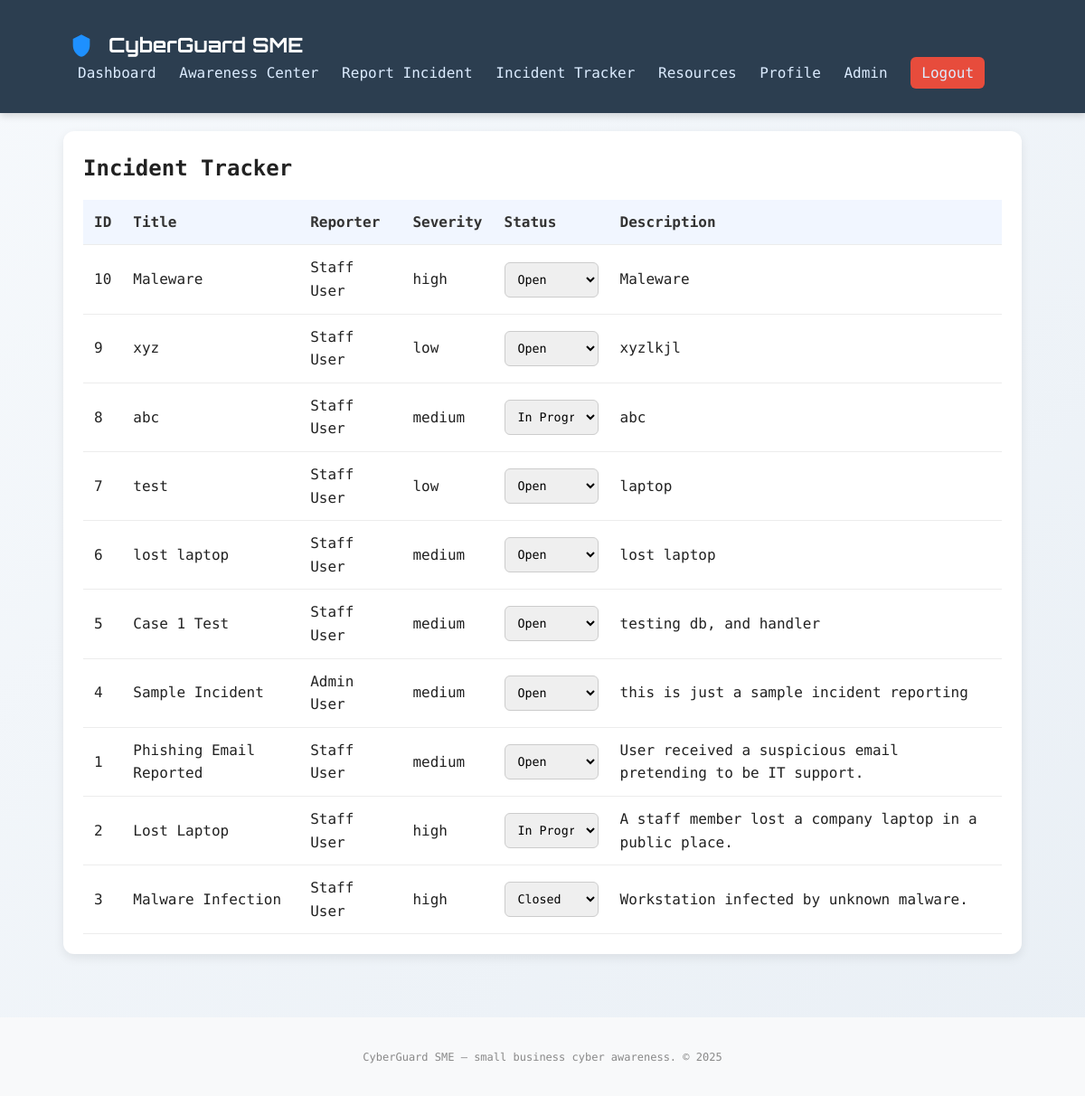
The app's page /cases.php (signed in) with its own data.
### tables this page shows
CREATE TABLE `incidents` (
  `id` int(11) NOT NULL,
  `user_id` int(11) NOT NULL,
  `title` varchar(255) NOT NULL,
  `description` text DEFAULT NULL,
  `severity` enum('low','medium','high') DEFAULT 'low',
  `status` enum('open','in_progress','closed') DEFAULT 'open',
  `created_at` timestamp NULL DEFAULT current_timestamp()
);

CREATE TABLE `users` (
  `id` int(11) NOT NULL,
  `name` varchar(120) NOT NULL,
  `email` varchar(150) NOT NULL,
  `password` varchar(255) NOT NULL,
  `role` enum('admin','staff') NOT NULL DEFAULT 'staff',
  `created_at` timestamp NULL DEFAULT current_timestamp()
);

### inc/functions.php (called while the page is built, shortened)
<?php
require_once __DIR__.'/db.php';
function is_logged_in() {
    return isset($_SESSION['user_id']);
}
function current_user() {
    global $mysqli;
    $id = intval($_SESSION['user_id']);
    $stmt = $mysqli->prepare("SELECT id,name,email,role FROM users WHERE id=? LIMIT 1");
    $stmt->bind_param('i',$id);
    $stmt->execute();
    $res = $stmt->get_result();
    $row = $res->fetch_assoc();
    return $row;
}
function is_admin() {
    $u = current_user();
    return $u && $u['role'] === 'admin';
}
function sanitize($s) {
    return htmlspecialchars($s, ENT_QUOTES, 'UTF-8');
}

### cases.php (the view, shortened to what this page needs)
<?php
require_once 'inc/functions.php';
$sql = "SELECT i.id, i.title, i.description, i.status, i.severity, u.name AS reporter, i.created_at
        FROM incidents i
        JOIN users u ON i.user_id = u.id
        ORDER BY i.created_at DESC";
$res = $mysqli->query($sql);
include 'inc/header.php';
?>
<section class="card">
  <h2>Incident Tracker</h2>
  <table class="table">
    <thead>
      <tr>
        <th>ID</th><th>Title</th><th>Reporter</th><th>Severity</th><th>Status</th><th>Description</th>
      </tr>
    </thead>
    <tbody>
      <?php while ($row = $res->fetch_assoc()): ?>
        <tr>
          <td><?= $row['id'] ?></td>
          <td><?= sanitize($row['title']) ?></td>
          <td><?= sanitize($row['reporter']) ?></td>
          <td><?= sanitize($row['severity']) ?></td>
          <td>
            <?php if (is_admin()): ?>
              <form method="post" action="actions/update_status.php" style="display:inline">
                <select name="status" onchange="this.form.submit()">
                  <option value="open" <?= $row['status']=='open'?'selected':'' ?>>Open</option>
                  <option value="in_progress" <?= $row['status']=='in_progress'?'selected':'' ?>>In Progress</option>
                  <option value="closed" <?= $row['status']=='closed'?'selected':'' ?>>Closed</option>
                </select>
              </form>
            <?php else: ?>
              <?= sanitize($row['status']) ?>
            <?php endif; ?>
          </td>
          <td><?= sanitize($row['description']) ?></td>
        </tr>
      <?php endwhile; ?>
    </tbody>
  </table>
</section>
<?php include 'inc/footer.php'; ?>

### assets/css/style.css (style rules this page uses)
:root { --primary: #1E90FF; --secondary: #2C3E50; --bg: linear-gradient(135deg, #f6f9fc, #e9eff5); --card: #ffffff; --muted: #888; }
* { box-sizing: border-box; margin: 0; padding: 0; }
body { font-family: 'Source Code Pro', monospace; background: var(--bg); color: #222; line-height: 1.6; }
.card { background: var(--card); padding: 22px; border-radius: 12px; box-shadow: 0 4px 12px rgba(0,0,0,0.08); margin-bottom: 20px; animation: fadeIn 0.6s ease-in-out; }
form input, form select, form textarea { width: 100%; padding: 10px; border: 1px solid #ccc; border-radius: 6px; font-family: 'Source Code Pro', monospace; }
.table { width: 100%; border-collapse: collapse; margin-top: 15px; }
.table th, .table td { padding: 12px; border-bottom: 1px solid #ececec; text-align: left; }
.table th { background: #f1f6ff; color: #333; }

### records on screen
incidents: id "10", title "Maleware", user.name "Staff User", severity "high", status "Open", description "Maleware"
incidents: id "9", title "xyz", user.name "Staff User", severity "low", status "Open", description "xyzlkjl"
incidents: id "8", title "abc", user.name "Staff User", severity "medium", status "In Progress", description "abc"
incidents: id "7", title "test", user.name "Staff User", severity "low", status "Open", description "laptop"
incidents: id "6", title "lost laptop", user.name "Staff User", severity "medium", status "Open", description "lost laptop"
incidents: id "5", title "Case 1 Test", user.name "Staff User", severity "medium", status "Open", description "testing db, and handler"
incidents: id "4", title "Sample Incident", user.name "Admin User", severity "medium", status "Open", description "this is just a sample incident reporting"
incidents: id "1", title "Phishing Email Reported", user.name "Staff User", severity "medium", status "Open", description "User received a suspicious email pretending to be IT support."
incidents: id "2", title "Lost Laptop", user.name "Staff User", severity "high", status "In Progress", description "A staff member lost a company laptop in a public place."
incidents: id "3", title "Malware Infection", user.name "Staff User", severity "high", status "Closed", description "Workstation infected by unknown malware."
